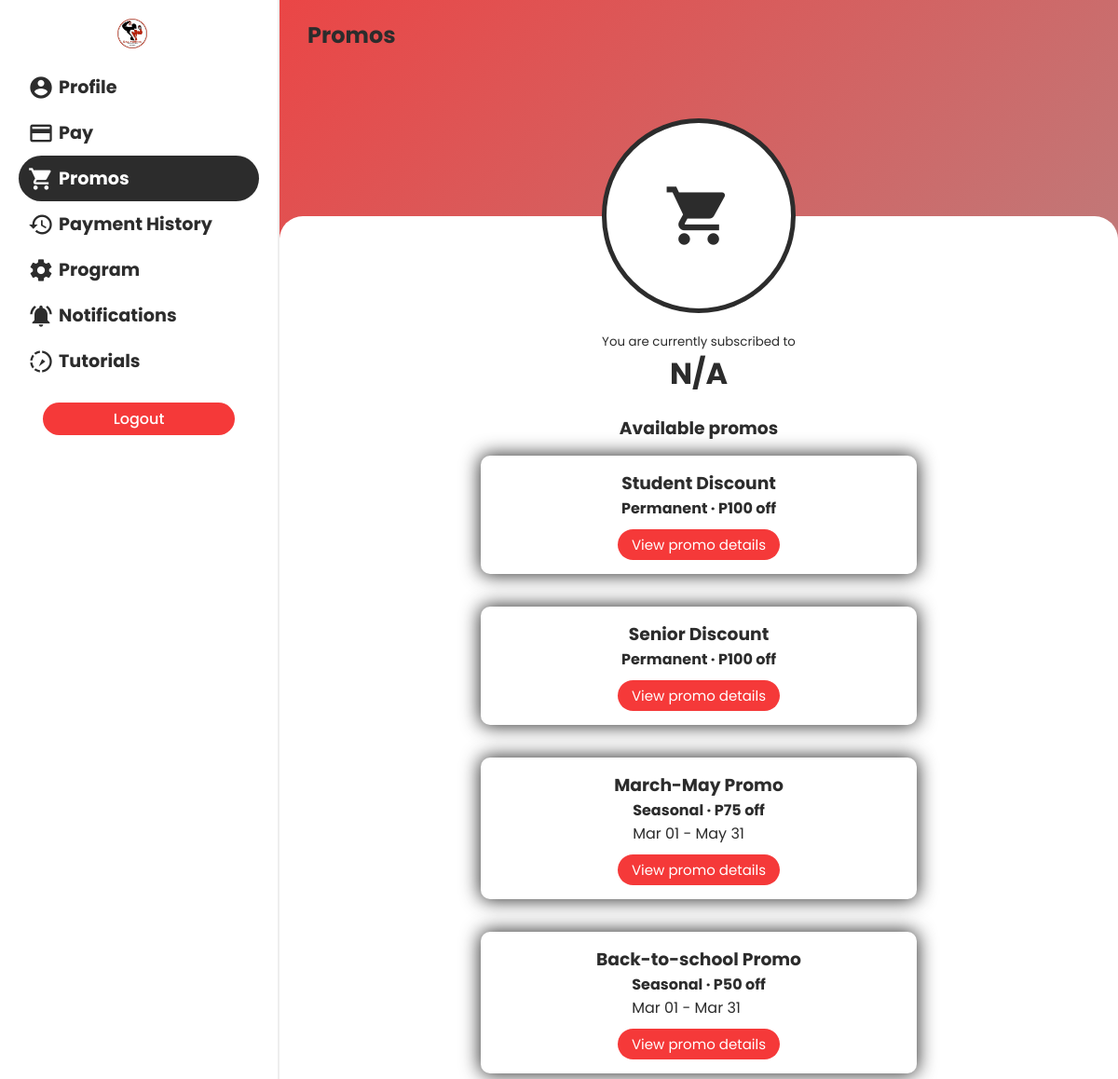
/mobile/pages/promos.php (signed in), run on the app's committed database.
### tables this page shows
CREATE TABLE `promo` (
  `promo_id` int(100) NOT NULL,
  `promo_name` varchar(255) DEFAULT NULL,
  `promo_type` enum('Permanent','Seasonal') DEFAULT NULL,
  `promo_description` varchar(255) DEFAULT NULL,
  `date_added` date DEFAULT NULL,
  `promo_starting_date` date DEFAULT NULL,
  `promo_ending_date` date DEFAULT NULL,
  `amount` int(100) DEFAULT NULL,
  `status` enum('Active','Expired','Deleted') NOT NULL DEFAULT 'Active',
  `date_deleted` date DEFAULT NULL,
  `admin_delete` varchar(50) DEFAULT NULL
);

### mobile/pages/promos.php (the view, shortened to what this page needs)
<?php
require "./../functions/connect.php";
?>
<!DOCTYPE html>
<html lang="en">
<head>
  <link rel="stylesheet" href="./../css/default.css">
  <link rel="stylesheet" href="./../css/mediaquery.css">
  <link rel="stylesheet" href="https://cdnjs.cloudflare.com/ajax/libs/jquery-confirm/3.3.2/jquery-confirm.min.css">
</head>
<body>
  <div class="sidebar" id="sidebar">
    <div>
      <img src="./../../logo.png" style="width: 32px; height: 32px; margin-left: 70px" alt="">
    </div>    <div class="items">
      <a href="./profile.php">
        <span>
          <i class="material-icons">account_circle</i>
          <h2>Profile</h2>
        </span>
      </a>
      <a href="./pay.php">
        <span>
          <i class="material-icons">payment</i>
          <h2>Pay</h2>
        </span>
      </a>
      <a href="#">
        <span class="active">
          <i class="material-icons">shopping_cart</i>
          <h2>Promos</h2>
        </span>
      </a>
      <a href="./payment_history.php">
        <span>
          <i class="material-icons">history</i>
          <h2>Payment History</h2>
        </span>
      </a>
      <a href="./program.php">
        <span>
          <i class="material-icons">settings</i>
          <h2>Program</h2>
        </span>
      </a>
      <a href="./notifications.php">
        <span>
          <i class="material-icons">notifications_active</i>
          <h2>Notifications</h2>
        </span>
      </a>
      <a href="./tutorial.php">
        <span>
          <i class="material-icons">slow_motion_video</i>
          <h2>Tutorials</h2>
        </span>
      </a>
    </div>
    <div class="logout">
      <button class="btn btn-red" style="width: 80%" id="logout-btn">Logout</button>
    </div>
  </div>
  <main>
    <div class="menu">
      <h2>Promos</h2>
    </div>
    <div class="icon-div">
      <div class="icon-cont">
        <i class="material-icons">shopping_cart</i>
      </div>
    </div>
    <div class="main-cont">
      <div class="content">
        <small>You are currently subscribed to</small>
        <span style="display: flex; align-items: center;">
          <?php
          $sql = "SELECT MP.*, P.promo_name, P.promo_type, P.amount
                  FROM memberpromos AS MP
                  INNER JOIN promo AS P ON MP.promo_id = P.promo_id
                  WHERE MP.member_id = '".$_SESSION["member_id"]."' AND MP.status = 'Active'";
          $res = mysqli_query($con, $sql);
          if(mysqli_num_rows($res) > 0) {
            $row = mysqli_fetch_assoc($res);
          ?>
          <h1 class="text-green" id="availed-promo" style="text-decoration: underline">
            <?php echo $row["promo_name"] ?>
          </h1>
          <?php
          } else {
          ?>
          <h1 id="availed-promo">N/A</h1>
          <?php
          }
          ?>
        </span>
        <div class="promo-div">
          <h3>Available promos</h3>
          <?php
          $sql = "SELECT * FROM promo WHERE status = 'Active' ORDER BY promo_starting_date ASC";
          $res = mysqli_query($con, $sql);
          if(mysqli_num_rows($res)) {
            while($row = mysqli_fetch_assoc($res)):
          ?>
          <div class="promo-list-div text-primary shadow-1">
            <h3><?php echo $row["promo_name"] ?></h3>
            <p><strong><?= $row["promo_type"] ?> &#x00B7 P<?php echo $row["amount"] ?> off </strong>
            <?php
            if($row["promo_type"] == "Seasonal") {
              $startDate = date("M d", strtotime($row["promo_starting_date"]));
              $endDate = date("M d", strtotime($row["promo_ending_date"]));
            ?>
            <br>
            <?= $startDate ?> - <?= $endDate ?>
            <?php
            } else {
              echo "";
            }
            ?>
            </p>
            <button class="btn btn-reg btn-red" data-id="<?php echo $row["promo_id"] ?>" data-name="<?= $row["promo_name"] ?>" onclick="showPromo(this)">View promo details</button>
          </div>
          <?php
            endwhile;
          } else {
          ?>
          <div class="no-promos-div text-disabled">
            There are no promos available as of the moment.
          </div>
          <?php
          }
          ?>
        </div>
      </div>
    </div>
  </main>
</body>
</html>

### mobile/css/default.css (style rules this page uses)
html, body { margin: 0; font-family: 'Poppins', sans-serif; background: #bdc3c7; background: -webkit-gradient(linear, left top, right bottom, from(#f53939), to(#a0a0a0)); background: linear-gradient(to bottom right, #f53939, #a0a0a0); color: #2c2c2c; }
main { -webkit-transition: .3s; transition: .3s; margin-left: 300px; }
a { text-decoration: none; color: #2c2c2c; font-weight: 400; -webkit-transition: .3s; transition: .3s; }
p, h1, h2, h3, h4, h5, h6 { margin: 0 !important; }
.text-primary { color: #2c2c2c !important; }
.shadow-1 { -webkit-box-shadow: 0 0 20px 1px #2c2c2c; box-shadow: 0 0 20px 1px #2c2c2c; }
.btn { margin: 20px 0 20px 0; padding-top: 5px; padding-bottom: 5px; padding-left: 15px; padding-right: 15px; font-family: "Poppins", sans-serif; border: 0; border-radius: 50px; background: #2c2c2c; color: white; font-size: 1rem; -webkit-transition: .3s; transition: .3s; font-weight: 500; }
.btn.btn-reg { letter-spacing: 0; font-weight: normal !important; }
.btn.btn-red { background: #f53939; }
.sidebar { -webkit-transition: .3s; transition: .3s; width: 300px; background: white; height: 100vh; padding: 20px; -webkit-box-shadow: 1px 0 20px 0px #2c2c2c; box-shadow: 1px 0 20px 0px #2c2c2c; position: fixed; z-index: 20; }
.sidebar .items { margin-top: 10px; display: -webkit-box; display: -ms-flexbox; display: flex; -webkit-box-orient: vertical; -webkit-box-direction: normal; -ms-flex-direction: column; flex-direction: column; }
.sidebar .items a, .sidebar .items a:hover, .sidebar .items a:active, .sidebar .items a:visited, .sidebar .items a:focus { text-decoration: none; }
.sidebar .items span { padding: 10px; display: -webkit-box; display: -ms-flexbox; display: flex; -webkit-box-align: center; -ms-flex-align: center; align-items: center; }
.sidebar .items span i { font-size: 28px; padding-right: 5px; }
.sidebar .items span h2 { font-size: 1.2rem; }
.sidebar .items .active { background: #2c2c2c; border-radius: 25px; color: white; }
.sidebar .logout { display: -webkit-box; display: -ms-flexbox; display: flex; -webkit-box-pack: center; -ms-flex-pack: center; justify-content: center; }
*, *:before, *:after { -webkit-box-sizing: border-box; box-sizing: border-box; }
body, html { height: 100%; -webkit-tap-highlight-color: rgba(0, 0, 0, 0); -webkit-tap-highlight-color: transparent; }
main { overflow-x: hidden; height: 100vh; position: relative; }
main .menu { padding-top: 20px; padding-left: 20px; display: -webkit-box; display: -ms-flexbox; display: flex; -webkit-box-align: center; -ms-flex-align: center; align-items: center; z-index: 3; }
main .menu h2 { padding-left: 10px; }
main .icon-div { width: 100%; display: -webkit-box; display: -ms-flexbox; display: flex; -webkit-box-pack: center; -ms-flex-pack: center; justify-content: center; -webkit-box-align: center; -ms-flex-align: center; align-items: center; position: absolute; top: 11vh; z-index: 2; }
main .icon-div .icon-cont { height: 18vh; width: 18vh; background: white; border-radius: 100%; border: 5px solid #2c2c2c; display: -webkit-box; display: -ms-flexbox; display: flex; -webkit-box-pack: center; -ms-flex-pack: center; justify-content: center; -webkit-box-align: center; -ms-flex-align: center; align-items: center; }
main .icon-div .icon-cont i { font-size: 75px; }
main .main-cont { padding-bottom: 0 !important; padding-top: 0 !important; padding: 30px; background: white; background-attachment: fixed; position: absolute; width: 100%; min-height: 80vh; top: 20vh; border-radius: 25px 25px 0 0; }
main .main-cont .content { margin-top: 10vh; padding: 10px; display: -webkit-box; display: -ms-flexbox; display: flex; -webkit-box-orient: vertical; -webkit-box-direction: normal; -ms-flex-direction: column; flex-direction: column; -webkit-box-align: center; -ms-flex-align: center; align-items: center; -webkit-box-pack: center; -ms-flex-pack: center; justify-content: center; text-align: center; }
main .main-cont .content p { margin: 0 !important; }

### data on the page
promo: promo_name "Student Discount", promo_type "Permanent", amount "100"
promo: promo_name "Senior Discount", promo_type "Permanent", amount "100"
promo: promo_name "March-May Promo", promo_type "Seasonal", amount "75", promo_starting_date "Mar 01", promo_ending_date "May 31"
promo: promo_name "Back-to-school Promo", promo_type "Seasonal", amount "50", promo_starting_date "Mar 01", promo_ending_date "Mar 31"
